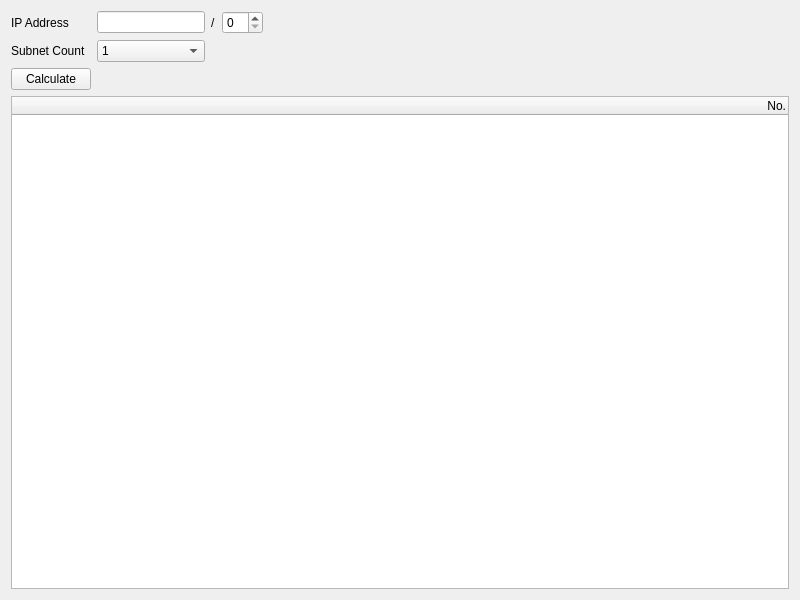
<?xml version="1.0" encoding="UTF-8"?>
<ui version="4.0">
 <class>AbstractIpWidget</class>
 <widget class="QWidget" name="AbstractIpWidget">
  <property name="geometry">
   <rect>
    <x>0</x>
    <y>0</y>
    <width>800</width>
    <height>600</height>
   </rect>
  </property>
  <property name="windowTitle">
   <string>Form</string>
  </property>
  <layout class="QGridLayout" name="gridLayout">
   <item row="0" column="0">
    <widget class="QLabel" name="addressInputLabel">
     <property name="text">
      <string>IP Address</string>
     </property>
    </widget>
   </item>
   <item row="0" column="1">
    <widget class="QLineEdit" name="addressInput">
     <property name="sizePolicy">
      <sizepolicy hsizetype="Preferred" vsizetype="Fixed">
       <horstretch>0</horstretch>
       <verstretch>0</verstretch>
      </sizepolicy>
     </property>
     <property name="text">
      <string/>
     </property>
     <property name="placeholderText">
      <string/>
     </property>
    </widget>
   </item>
   <item row="0" column="2">
    <widget class="QLabel" name="cidrLabel">
     <property name="text">
      <string>/</string>
     </property>
    </widget>
   </item>
   <item row="0" column="3">
    <widget class="QSpinBox" name="cidrInput">
     <property name="maximum">
      <number>32</number>
     </property>
    </widget>
   </item>
   <item row="0" column="4">
    <spacer name="horizontalSpacer">
     <property name="orientation">
      <enum>Qt::Orientation::Horizontal</enum>
     </property>
     <property name="sizeHint" stdset="0">
      <size>
       <width>478</width>
       <height>20</height>
      </size>
     </property>
    </spacer>
   </item>
   <item row="1" column="0">
    <widget class="QLabel" name="subnetCountInputLabel">
     <property name="text">
      <string>Subnet Count</string>
     </property>
    </widget>
   </item>
   <item row="1" column="1">
    <widget class="QComboBox" name="subnetCountInput">
     <item>
      <property name="text">
       <string>1</string>
      </property>
     </item>
    </widget>
   </item>
   <item row="2" column="0">
    <widget class="QPushButton" name="calculateBtn">
     <property name="text">
      <string>Calculate</string>
     </property>
    </widget>
   </item>
   <item row="3" column="0" colspan="5">
    <widget class="QTreeWidget" name="subnetsTable">
     <property name="minimumSize">
      <size>
       <width>0</width>
       <height>0</height>
      </size>
     </property>
     <property name="selectionBehavior">
      <enum>QAbstractItemView::SelectionBehavior::SelectItems</enum>
     </property>
     <property name="wordWrap">
      <bool>true</bool>
     </property>
     <property name="headerHidden">
      <bool>false</bool>
     </property>
     <attribute name="headerMinimumSectionSize">
      <number>0</number>
     </attribute>
     <attribute name="headerDefaultSectionSize">
      <number>140</number>
     </attribute>
     <column>
      <property name="text">
       <string>No.</string>
      </property>
      <property name="textAlignment">
       <set>AlignTrailing|AlignVCenter</set>
      </property>
     </column>
    </widget>
   </item>
  </layout>
 </widget>
 <resources/>
 <connections/>
</ui>
